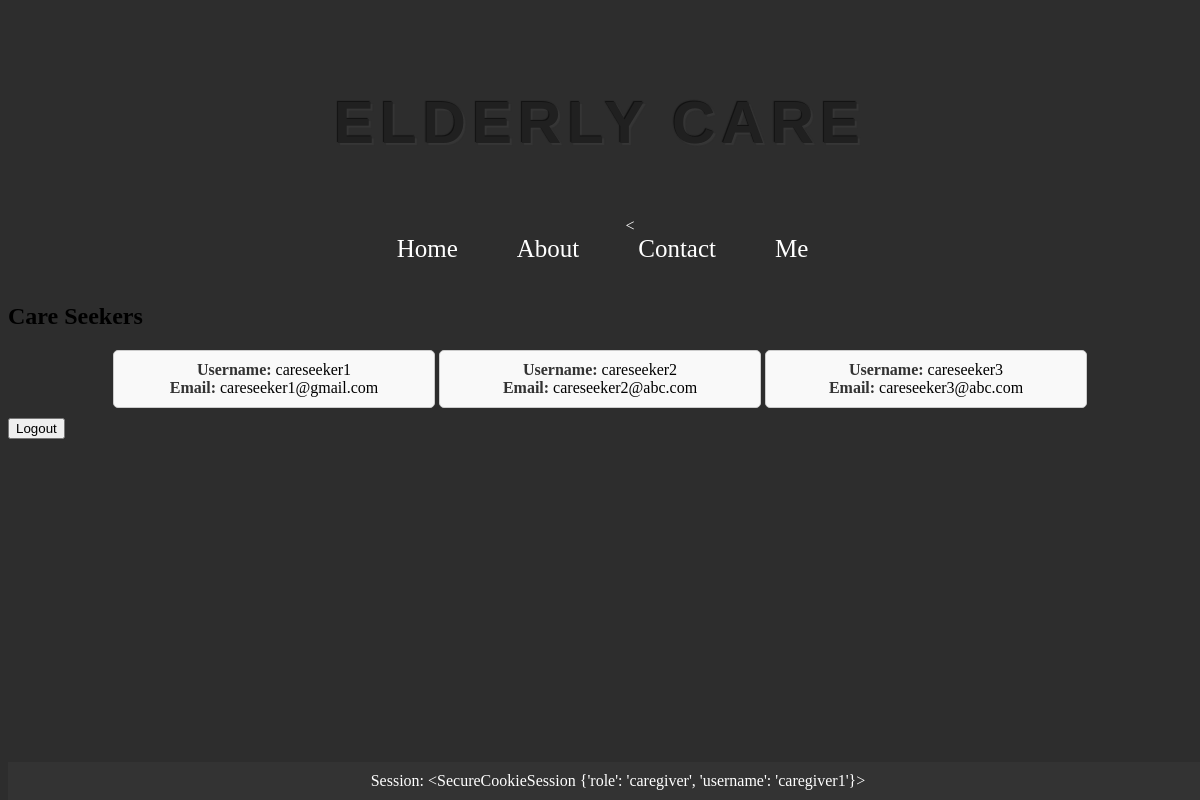
Page /caregiver_dashboard (signed in) on the earlier database version.
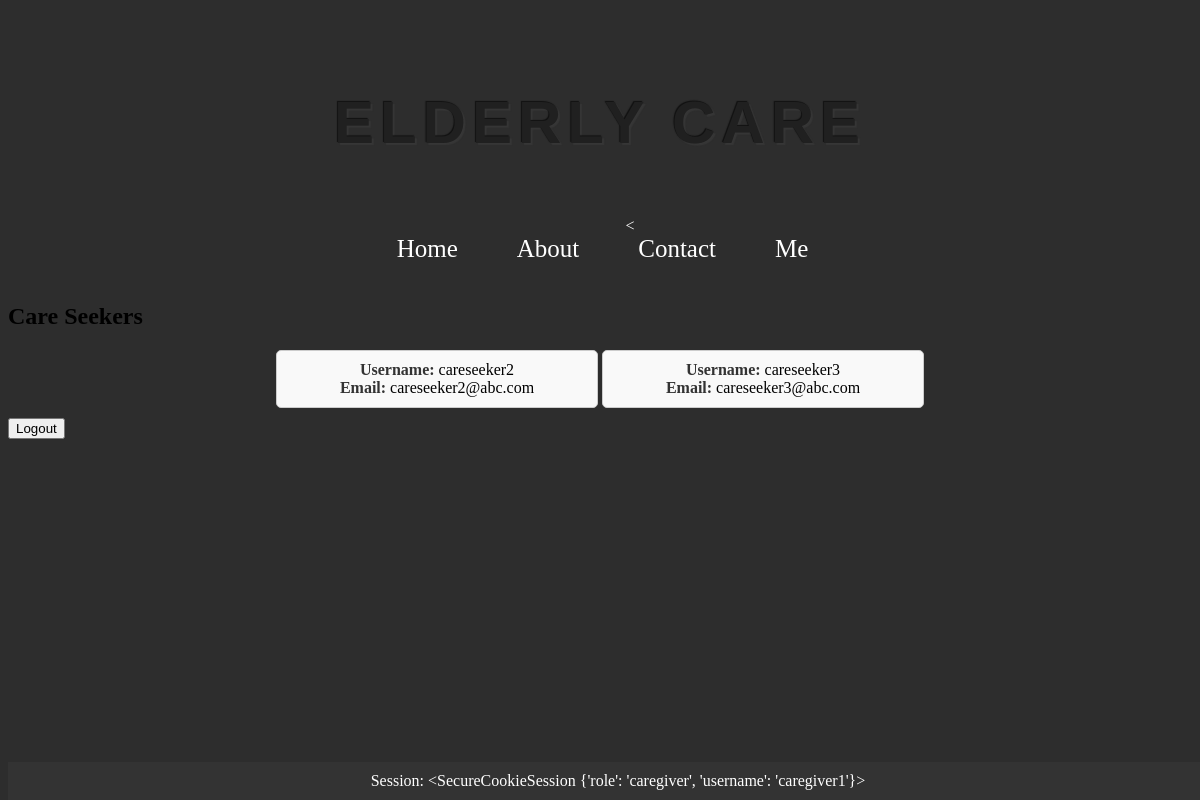
Same page on the later database version.
### app/models.py (models this page shows, shortened)
class Users(db.Model, UserMixin):
    __tablename__ = 'users'
    id = db.Column(db.Integer, primary_key=True)
    username = db.Column(db.String(50), unique=True, nullable=False)
    email = db.Column(db.String(120), unique=True, nullable=False)
    password = db.Column(db.String(255), nullable=False)
    location = db.Column(db.String(60), nullable=False)
    phone_number = db.Column(db.String(20), nullable=False)
    role = db.Column(db.String(15), nullable=False)
    age = db.Column(db.Integer)
    experience = db.Column(db.Integer)
    references = db.Column(ChoiceType([('Yes', 'yes'), ('No', 'no'), ('N/A', 'n/a')]))
    availability = db.Column(ChoiceType([('Full-Time', 'FT'), ('Part-Time', 'PT')]))
    languages_spoken = db.Column(db.String(100))
    background_check = db.Column(db.Boolean)
    additional_notes = db.Column(db.Text)
    type_of_care_needed = db.Column(db.String(100))
    monthly_budget = db.Column(db.Integer)
    availability_needed = db.Column(ChoiceType([('Full-Time', 'FT'), ('Part-Time', 'PT')]))
    preferred_qualifications = db.Column(db.String(100))
    medical_conditions = db.Column(db.String(100))

### app/routes.py (the view)
@auth_blueprint.route('/caregiver_dashboard')
def caregiver_dashboard():
    print('User authenticated before @login_required:', current_user.is_authenticated)
    print("Session:", session)
    if session.get('role') == 'caregiver':
        care_seekers = Users.query.filter_by(role='care_seeker').all()
        return render_template('caregiver_dashboard.html', care_seekers=care_seekers)
    else:
        flash('Access denied. Log in as careseeker', 'error')
        return redirect(url_for('home.homepage'))

### app/templates/caregiver_dashboard.html (shortened to what this page needs)
{% extends 'base.html' %}
{% block content %}
    <h2>Care Seekers</h2>
    <div class="care-seekers-container">
        {% for care_seeker in care_seekers %}
            <div class="care-seeker-box">
                <strong>Username:</strong> {{ care_seeker.username }}<br>
                <strong>Email:</strong> {{ care_seeker.email }}<br>
            </div>
        {% endfor %}
    </div>
<form action="{{ url_for('auth.logout') }}" method="POST">
        <button type="submit" class="logout-button">Logout</button>
    </form>
{% endblock %}

### app/templates/base.html (shortened to what this page needs)
<!DOCTYPE html>
<html lang="en">
<head>
</head>
<body>
    <header>
        <h1>{% block header %}Elderly Care{% endblock %}</h1>
        <nav>
    <<ul>
    <li><a href="/">Home</a></li>
    <li><a href="/about">About</a></li>
    <li><a href="/contact">Contact</a></li>
    {% if session.get('role') != 'NULL' and session.get('username') != 'NULL' %}
    {% if session['role'] == 'caregiver' %}
        <li><a href="/caregivers_profile/{{ session['username'] }}">Me</a></li>
    {% elif session['role'] == 'care_seeker' %}
        <li><a href="/careseeker_profile/{{ session['username'] }}">Me</a></li>
    {% endif %}
{% endif %}
</ul>
</nav>
    </header>
    <div class="main-content">
        <section class="content">
            {% block content %}{% endblock %}
        </section>
    </div>
<footer>
        Session: {{ session }}
    </footer>
</body>
</html>

### app/templates/base.html (style rules this page uses)
body { background-color: #2d2d2d; }
header { background-color: #2d2d2d; color: #fff; padding: 20px; text-align: center; }
nav { padding-left: 60px; }
nav ul { list-style-type: none; margin: 0; padding: 0; text-align: center; }
nav ul li { display: inline; margin-right: 55px; }
nav ul li a { color: #fff; text-decoration: none; font-size: 25px; }
footer { background-color: #333; color: #fff; padding: 10px; text-align: center; position: fixed; bottom: 0; width: 100%; }
h1 { font-family: "Avant Garde", Avantgarde, "Century Gothic", CenturyGothic, "AppleGothic", sans-serif; font-size: 60px; padding: 20px 30px; text-align: center; text-transform: uppercase; text-rendering: optimizeLegibility; color: #202020; background-color: #2d2d2d; letter-spacing: .1em; text-shadow: -1px -1px 1px #111, 2px 2px 1px #363636; }

### app/templates/caregiver_dashboard.html (style rules this page uses)
.care-seekers-container { text-align: center; margin-top: 20px; }
.care-seeker-box { border: 1px solid #ccc; border-radius: 5px; padding: 10px; margin-bottom: 10px; width: 300px; background-color: #f9f9f9; display: inline-block; vertical-align: top; }
.care-seeker-box strong { color: #333; }

Differences in the rows shown:
removed Users: username "careseeker1", email "careseeker1@gmail.com"
